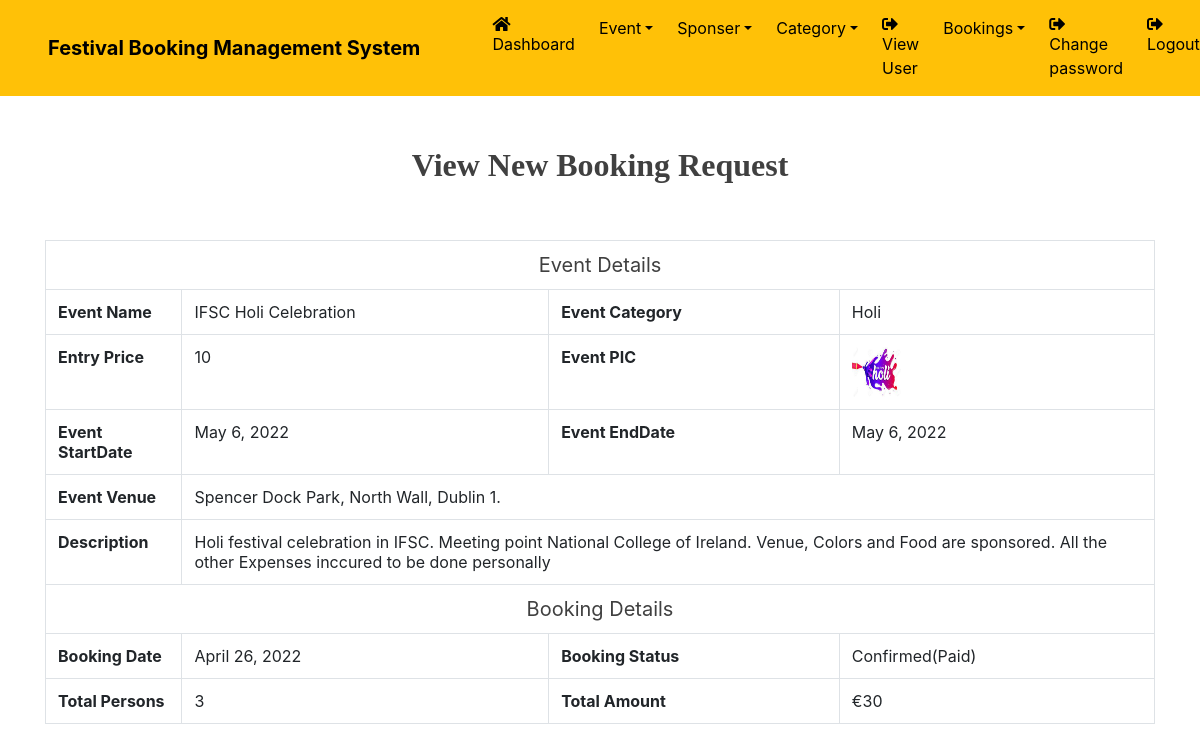
The app's page /bookingdetail_admin/6 (signed in) with its own data.
### EBS2021/models.py (models this page shows, shortened)
class Booking(models.Model):
    userinfo =models.ForeignKey(UserSignup,on_delete=models.CASCADE)
    eventinfo = models.ForeignKey(Event, on_delete=models.CASCADE)
    person=models.CharField(max_length=100,null=True)
    total=models.CharField(max_length=100,null=True)
    status = models.CharField(max_length=20,null=True)
    bookingdate = models.DateField(null=True)
    cardno = models.CharField(max_length=20,null=True)
    cvv = models.CharField(max_length=10,null=True)
    expirydate = models.CharField(max_length=50,null=True)

class Event(models.Model):
    eventname=models.CharField(max_length=100,null=True)
    image = models.FileField(null=True)
    category=models.CharField(max_length=100,null=True)
    description = models.CharField(max_length=300,null=True)
    startdate=models.DateField(null=True)
    enddate=models.DateField(null=True)
    venue=models.CharField(max_length=300,null=True)
    entryprice=models.CharField(max_length=100,null=True)
    creationdate = models.DateTimeField(default=datetime.now, blank=True)

### EBS2021/views.py (the view, shortened to what this page needs)
# urls.py: path('bookingdetail_admin/<int:pid>',bookingdetail_admin,name="bookingdetail_admin"),
def bookingdetail_admin(request,pid):
    if not request.user.is_authenticated:
        return redirect('userLogin')
    booking = Booking.objects.get(id=pid)
    error = ""
    return render(request, 'bookingdetail_admin.html', locals())

### EBS2021/templates/bookingdetail_admin.html (shortened to what this page needs)
{% load static %}
{% block body %}
{% include 'header.html' %}
<link rel = stylesheet href="https://cdn.datatables.net/1.10.20/css/jquery.dataTables.min.css">
<link rel = stylesheet href="https://cdn.datatables.net/buttons/1.6.1/css/buttons.dataTables.min.css">
<div class="container" style="margin-top: 50px;">
    <h2 class = "text-center" style = "color : #404040 ; font-weight : bold ;
    font-family : Castellar"> View New Booking Request </h2>
<br><br>
<table class="table table-bordered">
 <tr align="center">
<td colspan="4" style="font-size:20px;color:#404040">
 Event Details</td></tr>
    <tr>
    <th>Event Name</th>
    <td>{{booking.eventinfo.eventname}} </td>
    <th>Event Category</th>
    <td>{{booking.eventinfo.category}}</td>
  </tr>
  <tr>
    <th>Entry Price</th>
    <td>{{booking.eventinfo.entryprice}}</td>
    <th>Event PIC</th>
    <td><img src="{{booking.eventinfo.image.url}}" width="50px" height="50px"></td>
  </tr>
    <tr>
    <th>Event StartDate</th>
    <td>{{booking.eventinfo.startdate}} </td>
    <th>Event EndDate</th>
    <td>{{booking.eventinfo.enddate}}</td>
  </tr>
    <tr>
    <th>Event Venue</th>
    <td colspan="3">{{booking.eventinfo.venue}} </td>
  </tr>
    <tr>
    <th>Description</th>
    <td colspan="3">{{booking.eventinfo.description}} </td>
  </tr>
             <tr align="center">
<td colspan="4" style="font-size:20px;color:#404040">
 Booking Details</td></tr>
  <tr>
    <th>Booking Date</th>
    <td>{{booking.bookingdate}}</td>
     <th>Booking Status</th>
    <td>{{booking.status}}</td>
  </tr>
     <tr>
    <th>Total Persons</th>
    <td>{{booking.person}}</td>
     <th>Total Amount</th>
    <td>{{booking.total}}</td>
  </tr>
</table>
</div>
{% endblock %}

### records on screen
Booking: eventinfo.eventname "IFSC Holi Celebration", eventinfo.category "Holi", eventinfo.entryprice "10", eventinfo.image (picture), eventinfo.startdate "May 6, 2022", eventinfo.enddate "May 6, 2022", eventinfo.venue "Spencer Dock Park, North Wall, Dublin 1.", eventinfo.description "Holi festival celebration in IFSC. Meeting point National College of Ireland. Venue, Colors and Food are sponsored. All the other Expenses inccured to be done personally", bookingdate "April 26, 2022", status "Confirmed(Paid)", person "3", total "€30"
